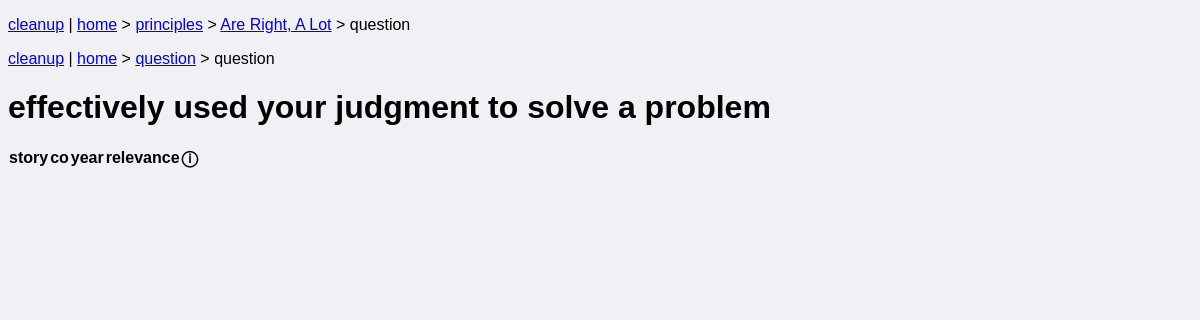
/questions/12, run on the app's committed database.
### app/models/amazon_principle.py (models this page shows, shortened)
class AmazonPrinciple(Model):
    id = Column(Integer, primary_key=True)
    name = Column(String(80), unique=True, nullable=False)
    description = Column(String(120), unique=True, nullable=False)

### app/models/question.py (models this page shows, shortened)
class Question(Model):
    id = Column(Integer, primary_key=True)
    question = Column(String(1024), unique=True, nullable=False)
    amazon_principle_id = Column(
        Integer, ForeignKey("amazon_principle.id"), nullable=False
    )
    @property
    def principle(self):
        return app.models.amazon_principle.AmazonPrinciple.query.get(
            self.amazon_principle_id
        )

### app/routes.py (the view)
@bio_bp.route("/questions/<question_id>", methods=["GET", "POST"])
def render_question(question_id):
    return questions.render_single(question_id)

### app/templates/question.html (shortened to what this page needs)
<!DOCTYPE html>
<html>
  <head>
    <p class='breadcrumb'>
        <a href="{{url_for("bio.render_cleanup")}}">cleanup</a> |
        <a href="{{url_for("bio.render_index")}}">home</a>
        &gt; <a href="{{ url_for("bio.render_principles") }}">principles</a>
        &gt; <a href=" {{ url_for("bio.render_principle", principle_id=question.principle.id) }}">{{ question.principle.name }}</a>
        &gt; question
    </p>
    <p class='breadcrumb'>
        <a href="{{url_for("bio.render_cleanup")}}">cleanup</a> |
        <a href="{{url_for("bio.render_index")}}">home</a>
        &gt; <a href="{{ url_for("bio.render_questions") }}">question</a>
        &gt; question
    </p>
    <link
      rel="stylesheet"
      type="text/css"
      href="{{ url_for('static', filename='styles.css') }}"
    />
  </head>
  <body>
    <h1>{{ question.question }}</h1>
    <form method="post">
        <table>
            <thead>
                <tr>
                    <th>story</th>
                    <th>co</th>
                    <th>year</th>
                    <th>relevance <input class="hidden" type="submit" id="submit_rating_updates" name="update_ratings" value="Update ratings" /></th>
                    <th title="How many other questions that need this story">ⓘ</th>
                </tr>
            </thead>
        </table>
    </form>
  </body>
</html>

### app/static/styles.css (style rules this page uses)
body, textarea { font-family: sans-serif; }
body { background-color: #f0f0f5; }
table { border-spacing: 0; }

### data on the page
AmazonPrinciple: principle.name "Are Right, A Lot"
Question: question "effectively used your judgment to solve a problem"
